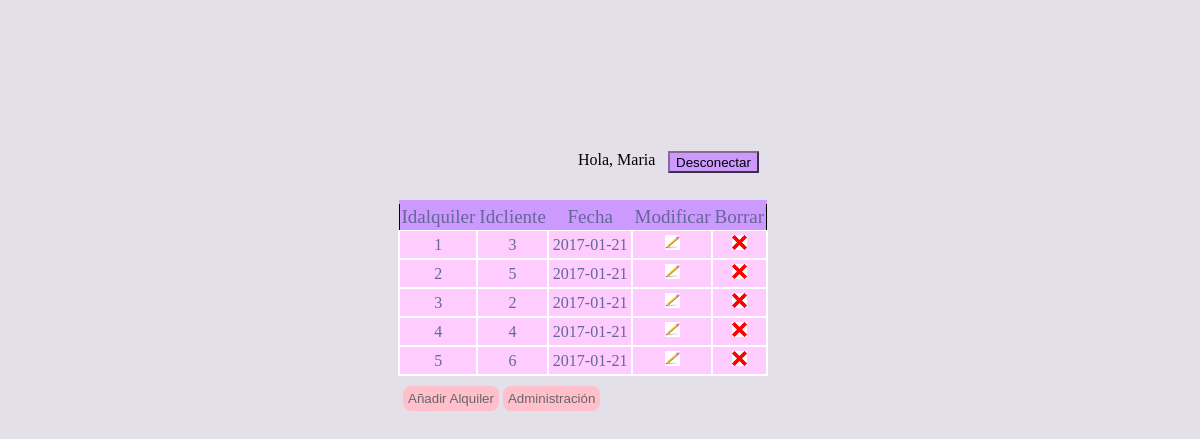
Screenshot of /PHP/adalquiler.php (signed in) with the database file from the repository.
### tables this page shows
create table alquiler
(
	idalquiler		int auto_increment not null,
	idcliente		int,
	fecha			date,
	primary key(idalquiler, idcliente),
	foreign key(idcliente) references cliente(idcliente) on delete cascade
);

create table cliente
(
	idcliente		int auto_increment not null,
	nombre			varchar(25),
	apellidos		varchar(50),
	telefono		varchar(9),
	email			varchar(100),
	usuario			varchar(15),
	tipo			varchar(20),
	password		varchar(50),
	primary key(idcliente)
);

### PHP/adalquiler.php (the view, shortened to what this page needs)
<!DOCTYPE html>
<html lang="en">
  <head>
    <link rel="stylesheet" href="css/adalquiler.css">
  </head>
  <body>
    <?php
       include_once "conec.php";
      if(isset($_SESSION["iduser"])){
          $nombreusu = "";
            $nombreusu = "SELECT nombre
                         FROM cliente
                         WHERE idcliente = {$_SESSION['iduser']}
                        ";
            if ($result = $connection->query($nombreusu)) {
                if ($result->num_rows > 0)
                    $nombreusu = $result->fetch_object()->nombre;
                else
                    echo "No se ha encontrado el nombre de usuario";
            }else
                echo "Wrong Query";
      }
      if ($result = $connection->query("SELECT * FROM alquiler;")) {
            if ($result){
            echo "<table style='border:1px solid black;'>";
            echo "<thead>";
            echo "<tr>";
            echo "<th>Idalquiler</th>";
            echo "<th>Idcliente</th>";
            echo "<th>Fecha</th>";
            echo "<th>Modificar</th>";
            echo "<th>Borrar</th>";
            echo "</thead>";
          }
      ?>
      <?php
          while($obj = $result->fetch_object()) {
              echo "<tr>";
              echo "<td>".$obj->idalquiler."</td>";
              echo "<td>".$obj->idcliente."</td>";
              echo "<td>".$obj->fecha."</td>";
              echo "<td><a href='editaralquiler.php?id=".$obj->idalquiler."'><img src='img/modificar.jpg' width='15px'height='15px'/></a></td>";
              echo "<td><a href='borraralquiler.php?id=".$obj->idalquiler."'><img src='img/borrar.png' width='15px' height='15px'/></a></td>";
              echo "</tr>";
          }
      }
    ?>
  </table>
  <input type="button" onclick=" location.href='/php/proyecto/agregaralquiler.php' " value="Añadir Alquiler" style=cursor:pointer; name="boton" />
  <input type="button" onclick=" location.href='/php/proyecto/administracion.php' " value="Administración" style=cursor:pointer; name="boton1" />
  <form method="post" id="Desconectar">
      <input type="submit" name="desloguear" value="Desconectar">
        </form>
        <?php echo "<p id='saludo'> Hola, $nombreusu</p>" ?>
  </body>
</html>

### PHP/css/adalquiler.css (style rules this page uses)
table { text-align: center; border-collapse: collapse; font-size: 16px; margin: 240px; margin: 200px; margin-left: 390px; }
th { font-size: 19px; font-weight: normal; padding: 2px; background: #c9f; border-top: 4px solid #c9f; border-bottom: 1px solid #fff; color: #669; }
td { padding: 4px; background: #fcf; border: 2px solid #fff; color: #669; border-top: 1px }
body { background: #e4e0ea; }
input[type="button"] { position: relative; left: 395px; top: -190px; border-radius: 8px; background: pink; padding: 5px 5px; border: none; color: #666; }
#saludo { width: 90px; margin-left: 570px; margin-top: -450px; }
input[type=submit] { position: absolute; margin-left: 660px; background-color: #C9F; border-color: #866899; margin-top: -450px; cursor:pointer; height: 22px; }

### rows the page displays
alquiler: idalquiler "1", idcliente "3", fecha "2017-01-21"
alquiler: idalquiler "2", idcliente "5", fecha "2017-01-21"
alquiler: idalquiler "3", idcliente "2", fecha "2017-01-21"
alquiler: idalquiler "4", idcliente "4", fecha "2017-01-21"
alquiler: idalquiler "5", idcliente "6", fecha "2017-01-21"
cliente: nombre "Maria"
